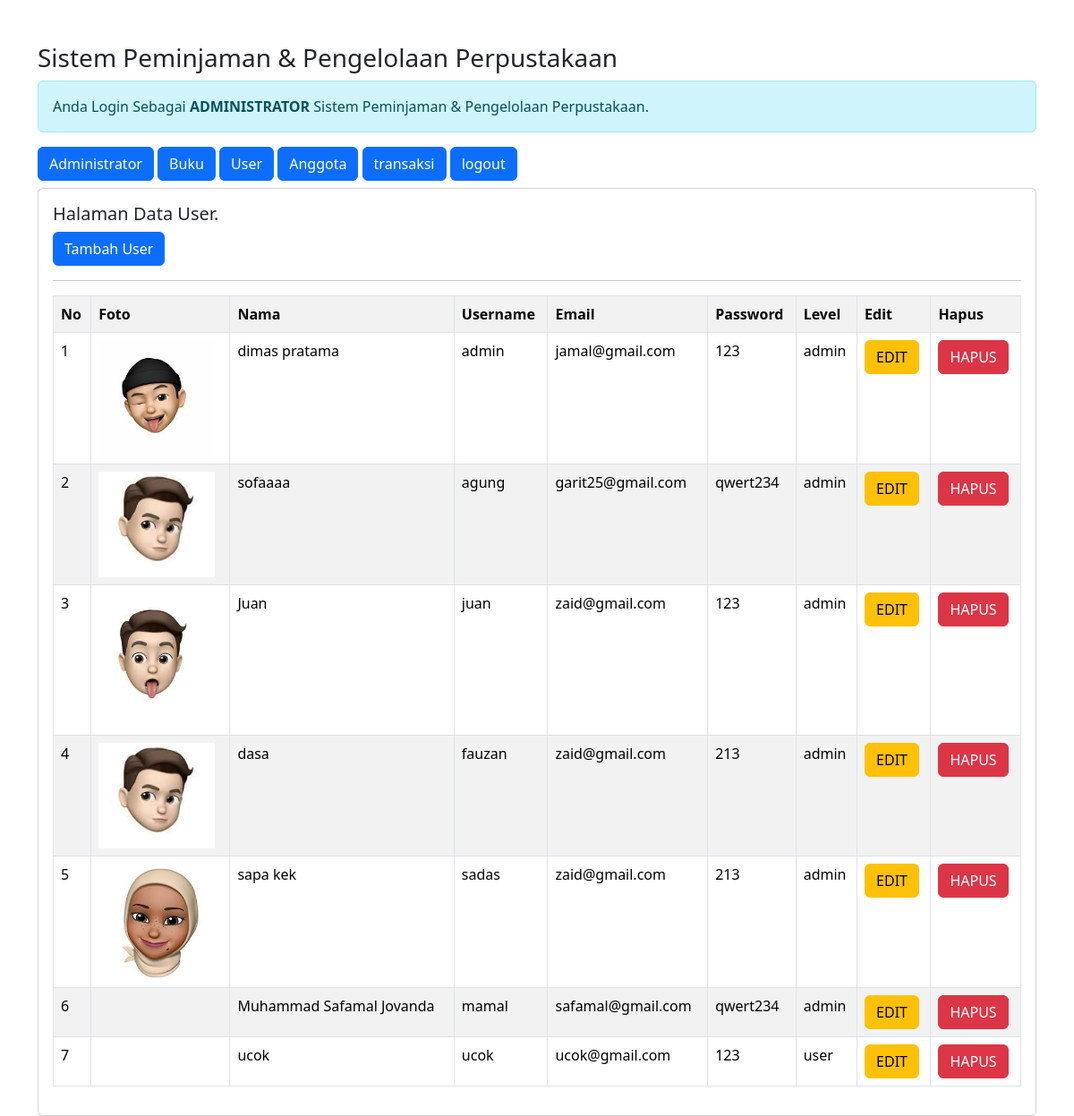
Page /admin/admin.php?url=user (signed in) on the committed database.
### tables this page shows
CREATE TABLE `users` (
  `id_user` int(11) NOT NULL,
  `name` varchar(255) NOT NULL,
  `username` varchar(15) NOT NULL,
  `email` varchar(255) NOT NULL,
  `password` varchar(255) NOT NULL,
  `gambar` varchar(255) NOT NULL,
  `level` enum('admin','user') NOT NULL
);

### admin/user.php (the view)
<h5>Halaman Data User.</h5>
<a href="?url=tambah-user" class="btn btn-primary"> Tambah User </a>
<hr>
<table class="table table-striped table-bordered">
    <tr class="fw-bold">
        <td>No</td>
        <td>Foto</td>
        <td>Nama</td>
        <td>Username</td>
        <td>Email</td>
        <td>Password</td>
        <td>Level</td>
        <td>Edit</td>
        <td>Hapus</td>
    </tr>
    <?php
    include '../koneksi.php';
    $no = 1;
    $sql = "SELECT*FROM users ORDER BY id_user DESC";
    $query = mysqli_query($koneksi, $sql);
    foreach($query as $data){ ?>
        <tr>
            <td><?= $no++; ?></td>
            <td>
                <img src="../img/<?= $data['gambar'] ?>" alt="<?= $data['gambar'] ?>" style="width: 130px; height: auto;">
            </td>
            <td><?= $data['name'] ?></td>
            <td><?= $data['username'] ?></td>
            <td><?= $data['email'] ?></td>
            <td><?= $data['password'] ?></td>
            <td><?= $data['level'] ?></td>
            <td>
                <a href="?url=edit-user&id_user=<?= $data['id_user'] ?>" class='btn btn-warning'>EDIT</a>
            </td>
            <td>
                <a onclick="return confirm('Apakah Anda Yakin Ingin Menghapus Data')" href="?url=hapus-user&id_user=<?= $data['id_user'] ?>" class='btn btn-danger'>HAPUS</a>
            </td>
        </tr>
    <?php } ?>
</table>

### admin/admin.php (shortened to what this page needs)
<!DOCTYPE html>
<html lang="en">
<head>
    <link href="../css/bootstrap.min.css" rel="stylesheet">
</head>
<body>
<div class="container mt-5">
    <h3>Sistem Peminjaman & Pengelolaan Perpustakaan</h3>
        <div class="alert alert-info">
            Anda Login Sebagai <b>ADMINISTRATOR</b> Sistem Peminjaman & Pengelolaan Perpustakaan.
        </div>
            <a href="admin.php" class="btn btn-primary"> Administrator</a>
            <a href="admin.php?url=buku" class="btn btn-primary"> Buku</a>
            <a href="admin.php?url=user" class="btn btn-primary"> User</a>
            <a href="admin.php?url=anggota" class="btn btn-primary"> Anggota</a>
            <a href="admin.php?url=transaksi" class="btn btn-primary"> transaksi</a>
            <a href="admin.php?url=logout" class="btn btn-primary"> logout</a>
<div class="card mt-2">
    <div class="card-body">
         <?php
            $file = @$_GET['url'];
            if(empty($file)){
                echo"<h4>Selamat Datang Di Halaman Administrator. </h4>";
                echo"Aplikasi Pembayaran SPP digunakan untuk mempermudah dalam mencatat pembayaran siswa / siswi di sekolah.";
            }else{
                include $file.'.php';
            }
         ?>
</div>
</div>
</div>
</body>
</html>

### rows in the picture
users: gambar (picture), name "dimas pratama", username "admin", email "jamal@gmail.com", password "123", level "admin"
users: gambar (picture), name "sofaaaa", username "agung", email "garit25@gmail.com", password "qwert234", level "admin"
users: gambar (picture), name "Juan", username "juan", email "zaid@gmail.com", password "123", level "admin"
users: gambar (picture), name "dasa", username "fauzan", email "zaid@gmail.com", password "213", level "admin"
users: gambar (picture), name "sapa kek", username "sadas", email "zaid@gmail.com", password "213", level "admin"
users: name "Muhammad Safamal Jovanda", username "mamal", email "safamal@gmail.com", password "qwert234", level "admin"
users: name "ucok", username "ucok", email "ucok@gmail.com", password "123", level "user"
